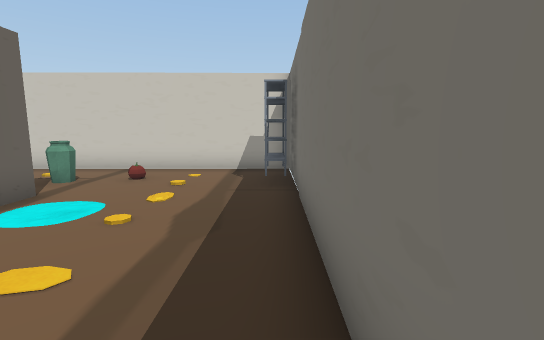
View 1 (above)

15 first-person views from a walk through a scene from a Unity 3-D project. The camera is 1.3 m above the floor, tilts 8° down and sees 85° across. The floor is counted in squares, 1 m on a side. Each view is taken from the middle of a square. On the plan, view 1 faces up. The plan holds only what a view shows up to about 14 squares ahead; the rest is blank. The place goes on beyond the plan. The player is left out. Door leaves are left out, so doorways stand open.

View 2
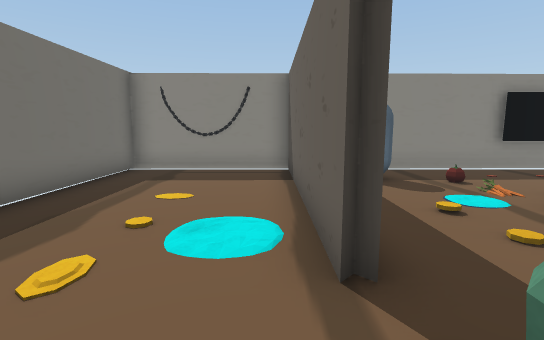

View 3
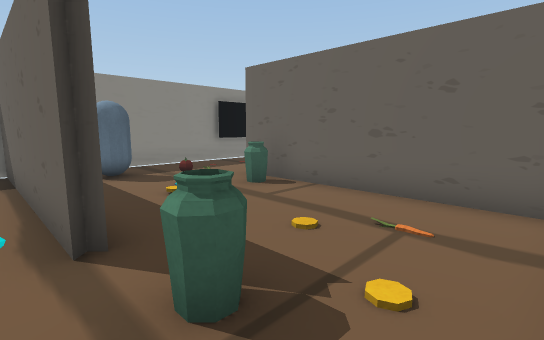

View 4
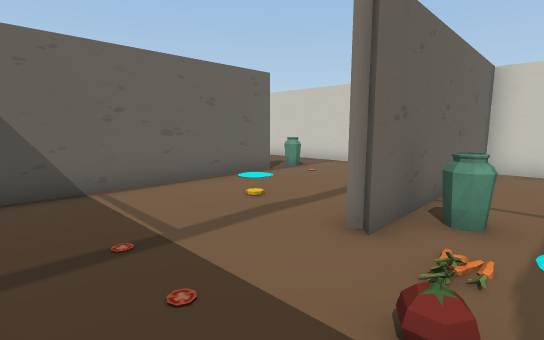

View 5
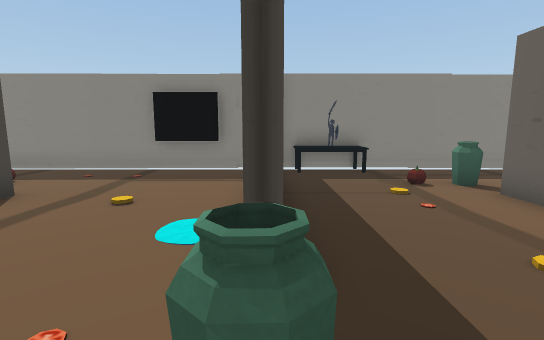

View 6
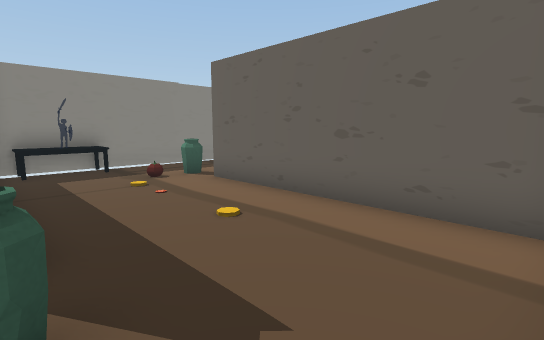

View 7
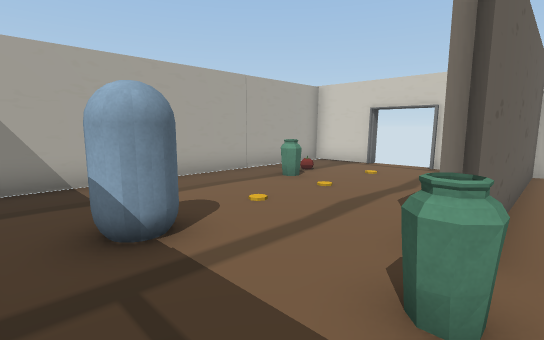

View 8
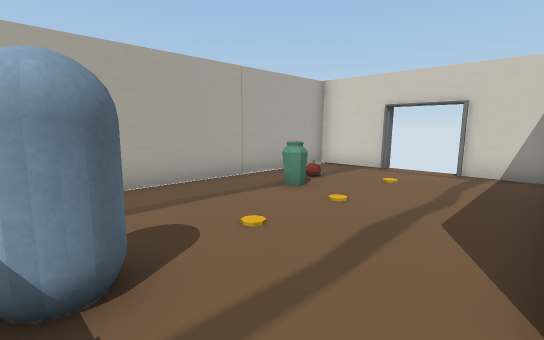

View 9
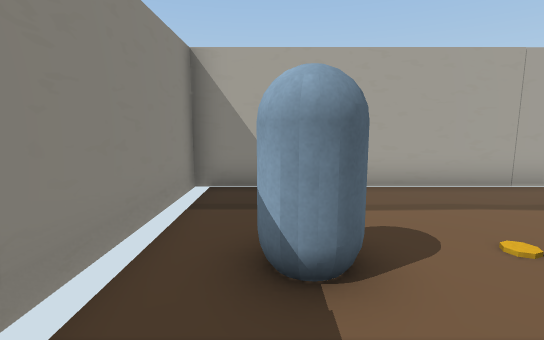

View 10
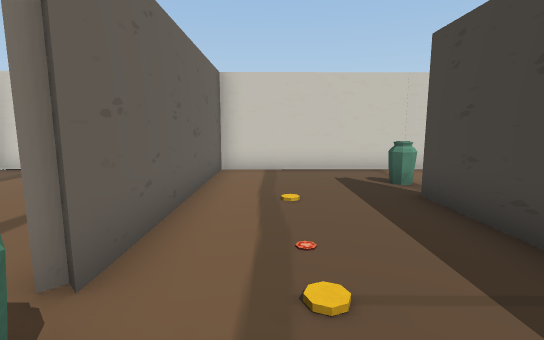

View 11
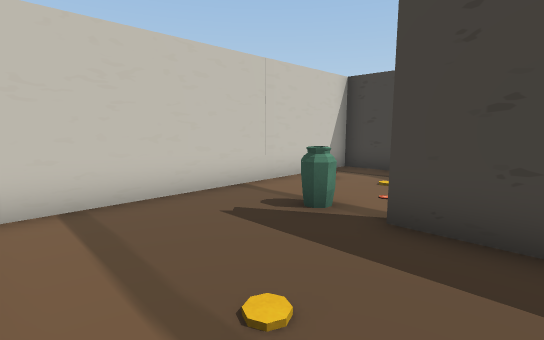

View 12
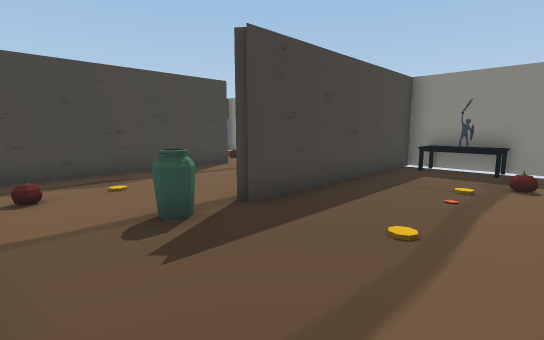

View 13
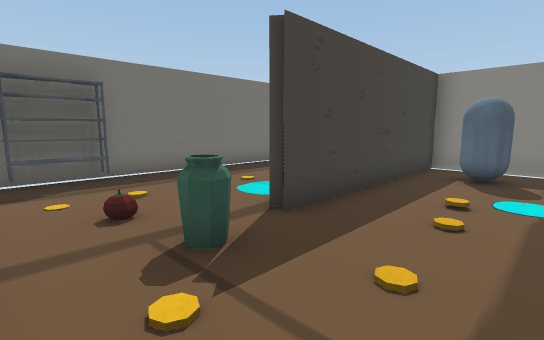

View 14
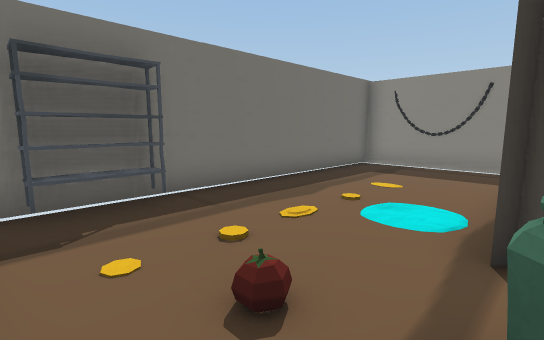

View 15
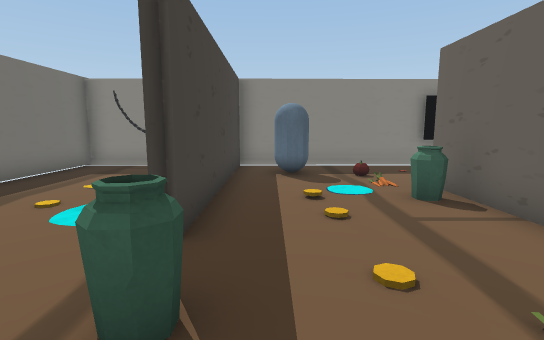

### Floor plan
Points are (right, up) in squares from view 1. A wall is a line through its corners. A room is listed if a view was taken in it or the views show most of it. See-through windows are left out.
Room 1 (views 1, 2, 3, 4, 5, 6, 7, 8, 9, 10, 11, 12, 13, 14, 15)
walls: (-14.8, 5.7) (-14.7, -0.8); (-10, 2.2) (-10, 9.4) (-19.6, 9.4) (-19.6, 2.2); (-14.2, -1.8) (-6.8, -1.8); (-6.9, -1.6) (-6.4, -1.6); (-4.6, 5.7) (-4.5, -1.6) (-2.5, -1.6); (-6.1, -1.6) (-4.9, -1.6) (-4.9, 5.7); (-20.2, 9.4) (-22.1, 9.4); (-24.1, 9.4) (-26.6, 9.4) (-26.6, -1.7) (-15, -1.8) (-15.1, 5.7); (-1.6, -1.6) (0.5, -1.6) (0.5, 9.5) (-9.7, 9.4) (-9.6, 2.2)
ways out: open door at (-23, 10); gap at (-20, 2)
objects: other object (-25, 5) to (-24, 5); other object (-23, 0) to (-22, 1); other object (-20, 1) to (-19, 1); other object (-18, -1); other object (-16, -1); other object (-15, 7); other object (-12, -1); other object (-9, 3) to (-9, 4); other object (-7, 0) to (-6, 1); other object (-5, 7); other object (0, 7) to (0, 8)

Positions as (right, up) in squares from view 1, and headings:
1: (0, 0), facing up
2: (-4, 8), facing down
3: (-4, 9), facing down-left
4: (-8, -1), facing up-left
5: (-15, 8), facing down
6: (-15, 9), facing down-left
7: (-19, -1), facing up-left
8: (-20, 0), facing up-left
9: (-20, 0), facing left
10: (-18, 0), facing up
11: (-19, 4), facing up-right
12: (-19, 9), facing down-right
13: (-8, 9), facing down-right
14: (-5, 9), facing down-right
15: (-6, 9), facing down
